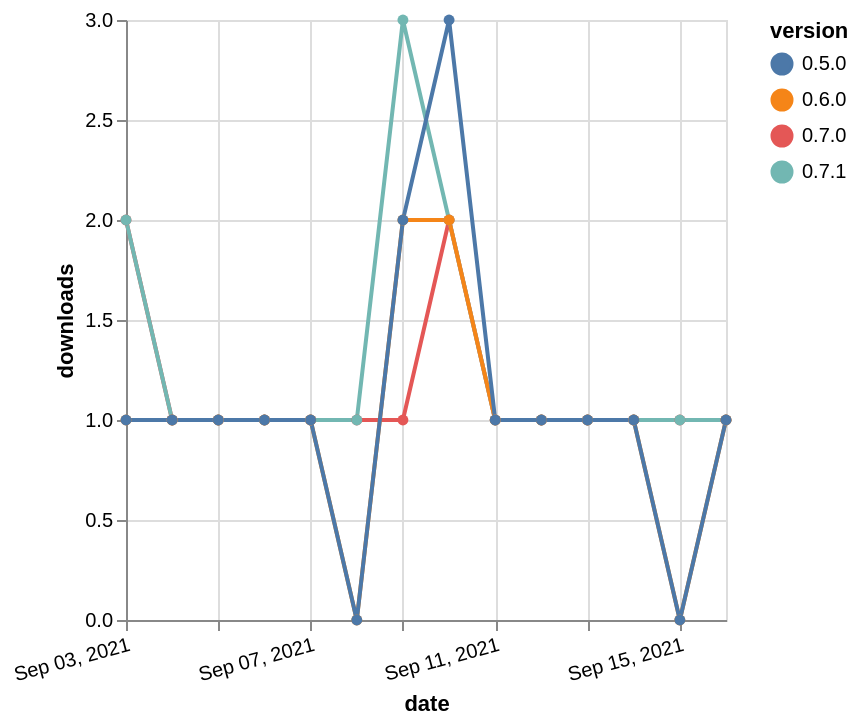

Describe this chart as a Vega-Lite specification.
### Vega-Lite specification from a JSON file in a GitHub repository (floating-point values rounded to 4 significant figures)
{"$schema": "https://vega.github.io/schema/vega-lite/v5.json", "description": "A simple bar chart with embedded data.", "data": {"values": [{"date": "2021-09-03", "total": 102, "delta": 2, "version": "0.7.0"}, {"date": "2021-09-04", "total": 103, "delta": 1, "version": "0.7.0"}, {"date": "2021-09-05", "total": 104, "delta": 1, "version": "0.7.0"}, {"date": "2021-09-06", "total": 105, "delta": 1, "version": "0.7.0"}, {"date": "2021-09-07", "total": 106, "delta": 1, "version": "0.7.0"}, {"date": "2021-09-08", "total": 107, "delta": 1, "version": "0.7.0"}, {"date": "2021-09-09", "total": 108, "delta": 1, "version": "0.7.0"}, {"date": "2021-09-10", "total": 110, "delta": 2, "version": "0.7.0"}, {"date": "2021-09-11", "total": 111, "delta": 1, "version": "0.7.0"}, {"date": "2021-09-12", "total": 112, "delta": 1, "version": "0.7.0"}, {"date": "2021-09-13", "total": 113, "delta": 1, "version": "0.7.0"}, {"date": "2021-09-14", "total": 114, "delta": 1, "version": "0.7.0"}, {"date": "2021-09-15", "total": 115, "delta": 1, "version": "0.7.0"}, {"date": "2021-09-16", "total": 116, "delta": 1, "version": "0.7.0"}, {"date": "2021-09-03", "total": 80, "delta": 2, "version": "0.7.1"}, {"date": "2021-09-04", "total": 81, "delta": 1, "version": "0.7.1"}, {"date": "2021-09-05", "total": 82, "delta": 1, "version": "0.7.1"}, {"date": "2021-09-06", "total": 83, "delta": 1, "version": "0.7.1"}, {"date": "2021-09-07", "total": 84, "delta": 1, "version": "0.7.1"}, {"date": "2021-09-08", "total": 85, "delta": 1, "version": "0.7.1"}, {"date": "2021-09-09", "total": 88, "delta": 3, "version": "0.7.1"}, {"date": "2021-09-10", "total": 90, "delta": 2, "version": "0.7.1"}, {"date": "2021-09-11", "total": 91, "delta": 1, "version": "0.7.1"}, {"date": "2021-09-12", "total": 92, "delta": 1, "version": "0.7.1"}, {"date": "2021-09-13", "total": 93, "delta": 1, "version": "0.7.1"}, {"date": "2021-09-14", "total": 94, "delta": 1, "version": "0.7.1"}, {"date": "2021-09-15", "total": 95, "delta": 1, "version": "0.7.1"}, {"date": "2021-09-16", "total": 96, "delta": 1, "version": "0.7.1"}, {"date": "2021-09-03", "total": 135, "delta": 1, "version": "0.6.0"}, {"date": "2021-09-04", "total": 136, "delta": 1, "version": "0.6.0"}, {"date": "2021-09-05", "total": 137, "delta": 1, "version": "0.6.0"}, {"date": "2021-09-06", "total": 138, "delta": 1, "version": "0.6.0"}, {"date": "2021-09-07", "total": 139, "delta": 1, "version": "0.6.0"}, {"date": "2021-09-08", "total": 139, "delta": 0, "version": "0.6.0"}, {"date": "2021-09-09", "total": 141, "delta": 2, "version": "0.6.0"}, {"date": "2021-09-10", "total": 143, "delta": 2, "version": "0.6.0"}, {"date": "2021-09-11", "total": 144, "delta": 1, "version": "0.6.0"}, {"date": "2021-09-12", "total": 145, "delta": 1, "version": "0.6.0"}, {"date": "2021-09-13", "total": 146, "delta": 1, "version": "0.6.0"}, {"date": "2021-09-14", "total": 147, "delta": 1, "version": "0.6.0"}, {"date": "2021-09-15", "total": 147, "delta": 0, "version": "0.6.0"}, {"date": "2021-09-16", "total": 148, "delta": 1, "version": "0.6.0"}, {"date": "2021-09-03", "total": 203, "delta": 1, "version": "0.5.0"}, {"date": "2021-09-04", "total": 204, "delta": 1, "version": "0.5.0"}, {"date": "2021-09-05", "total": 205, "delta": 1, "version": "0.5.0"}, {"date": "2021-09-06", "total": 206, "delta": 1, "version": "0.5.0"}, {"date": "2021-09-07", "total": 207, "delta": 1, "version": "0.5.0"}, {"date": "2021-09-08", "total": 207, "delta": 0, "version": "0.5.0"}, {"date": "2021-09-09", "total": 209, "delta": 2, "version": "0.5.0"}, {"date": "2021-09-10", "total": 212, "delta": 3, "version": "0.5.0"}, {"date": "2021-09-11", "total": 213, "delta": 1, "version": "0.5.0"}, {"date": "2021-09-12", "total": 214, "delta": 1, "version": "0.5.0"}, {"date": "2021-09-13", "total": 215, "delta": 1, "version": "0.5.0"}, {"date": "2021-09-14", "total": 216, "delta": 1, "version": "0.5.0"}, {"date": "2021-09-15", "total": 216, "delta": 0, "version": "0.5.0"}, {"date": "2021-09-16", "total": 217, "delta": 1, "version": "0.5.0"}]}, "width": "container", "mark": {"type": "line", "point": {"filled": true}}, "encoding": {"x": {"field": "date", "type": "temporal", "timeUnit": "yearmonthdate", "title": "date", "axis": {"labelAngle": -15}}, "y": {"field": "delta", "type": "quantitative", "title": "downloads"}, "color": {"field": "version", "type": "nominal"}, "tooltip": {"field": "delta"}}}
